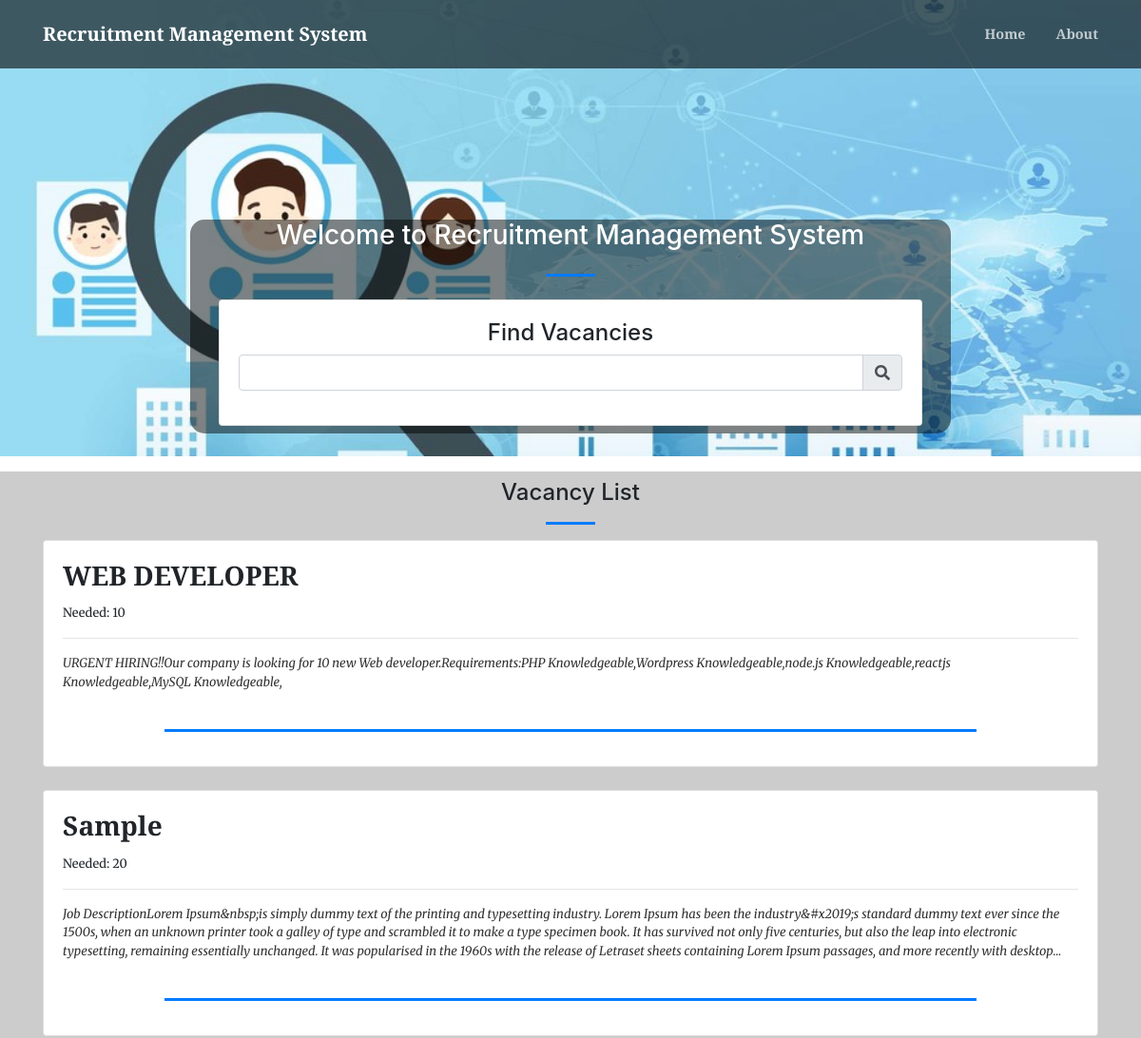
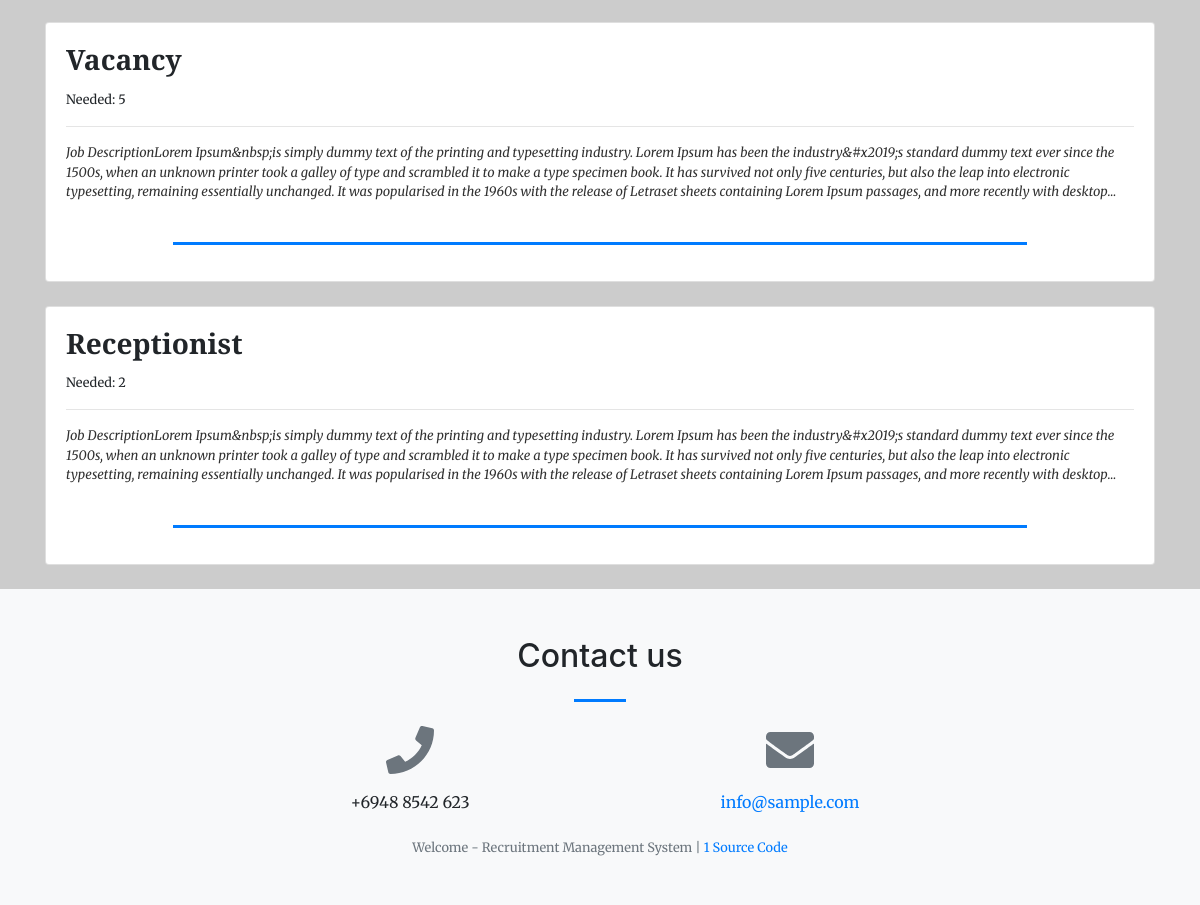
The page / on the database its author committed (2 pictures, top to bottom).
### tables this page shows
CREATE TABLE `vacancy` (
  `id` int(30) NOT NULL,
  `position` varchar(200) NOT NULL,
  `availability` int(30) NOT NULL,
  `description` text NOT NULL,
  `status` tinyint(1) NOT NULL DEFAULT 1,
  `date_created` datetime NOT NULL DEFAULT current_timestamp()
);

### home.php (the view, shortened to what this page needs)
<?php
include 'admin/db_connect.php';
?>
        <header class="masthead">
            <div class="container-fluid h-100">
                <div class="row h-100 align-items-center justify-content-center text-center">
                    <div class="col-lg-8 align-self-end mb-4 page-title">
                    	<h3 class="text-white">Welcome to <?php echo $_SESSION['setting_name']; ?></h3>
                        <hr class="divider my-4" />
                    <div class="col-md-12 mb-2 text-left">
                        <div class="card">
                            <div class="card-body">
                                  <h4 class="text-center">Find Vacancies</h4>
                               <div class="form-group">
                                   <div class="input-group">
                                       <input type="text" class="form-control" id="filter">
                                       <div class="input-group-append">
                                           <span class="input-group-text"><i class="fa fa-search"></i></span>
                                       </div>
                                   </div>
                               </div>
                            </div>
                        </div>
                    </div>
                    </div>
                </div>
            </div>
        </header>
        <section id="list">
            <div class="container mt-3 pt-2">
                <h4 class="text-center">Vacancy List</h4>
                <hr class="divider">
                <?php
                $vacancy = $conn->query("SELECT * FROM vacancy order by date(date_created) desc ");
                while($row = $vacancy->fetch_assoc()):
                    $trans = get_html_translation_table(HTML_ENTITIES,ENT_QUOTES);
                    unset($trans["\""], $trans["<"], $trans[">"], $trans["<h2"]);
                    $desc = strtr(html_entity_decode($row['description']),$trans);
                    $desc=str_replace(array("<li>","</li>"), array("",","), $desc);
                ?>
                <div class="card vacancy-list" data-id="<?php echo $row['id'] ?>">
                    <div class="card-body">
                        <h3><b class="filter-txt"><?php echo $row['position'] ?></b></h3>
                        <span><small>Needed: <?php echo $row['availability'] ?></small></span>
                        <hr>
                        <larger class="truncate filter-txt"><?php echo strip_tags($desc) ?></larger>
                        <br>
                        <hr class="divider"  style="max-width: calc(80%)">
                    </div>
                </div>
                <br>
                <?php endwhile; ?>
            </div>
        </section>

### home.php (style rules this page uses)
.vacancy-list { cursor: pointer; }

### rows shown on the page
vacancy: position "WEB DEVELOPER", availability "10", description "URGENT HIRING!!Our company is looking for 10 new Web developer.Requirements:PHP Knowledgeable,Wordpress Knowledgeable,node.js Knowledgeable,reactjs Knowledgeable,MySQL Knowledgeable,"
vacancy: position "Sample", availability "20", description "Job DescriptionLorem Ipsum&nbsp;is simply dummy text of the printing and typesetting industry. Lorem Ipsum has been the industry&#x2019;s standard dummy text ever since the 1500s, when an unknown printer took a galley of type and scrambled it to make a type specimen book. It has survived not only five centuries, but also the leap into electronic typesetting, remaining essentially unchanged. It was popularised in the 1960s with the release of Letraset sheets containing Lorem Ipsum passages, and more recently with…"
vacancy: position "Vacancy", availability "5", description "Job DescriptionLorem Ipsum&nbsp;is simply dummy text of the printing and typesetting industry. Lorem Ipsum has been the industry&#x2019;s standard dummy text ever since the 1500s, when an unknown printer took a galley of type and scrambled it to make a type specimen book. It has survived not only five centuries, but also the leap into electronic typesetting, remaining essentially unchanged. It was popularised in the 1960s with the release of Letraset sheets containing Lorem Ipsum passages, and more recently with…"
vacancy: position "Receptionist", availability "2", description "Job DescriptionLorem Ipsum&nbsp;is simply dummy text of the printing and typesetting industry. Lorem Ipsum has been the industry&#x2019;s standard dummy text ever since the 1500s, when an unknown printer took a galley of type and scrambled it to make a type specimen book. It has survived not only five centuries, but also the leap into electronic typesetting, remaining essentially unchanged. It was popularised in the 1960s with the release of Letraset sheets containing Lorem Ipsum passages, and more recently with…"

### other values the page prints
$_SESSION['setting_name'] "Recruitment Management System"
$_SESSION['setting_contact'] "+6948 8542 623"
$_SESSION['setting_email'] "info@sample.com"
